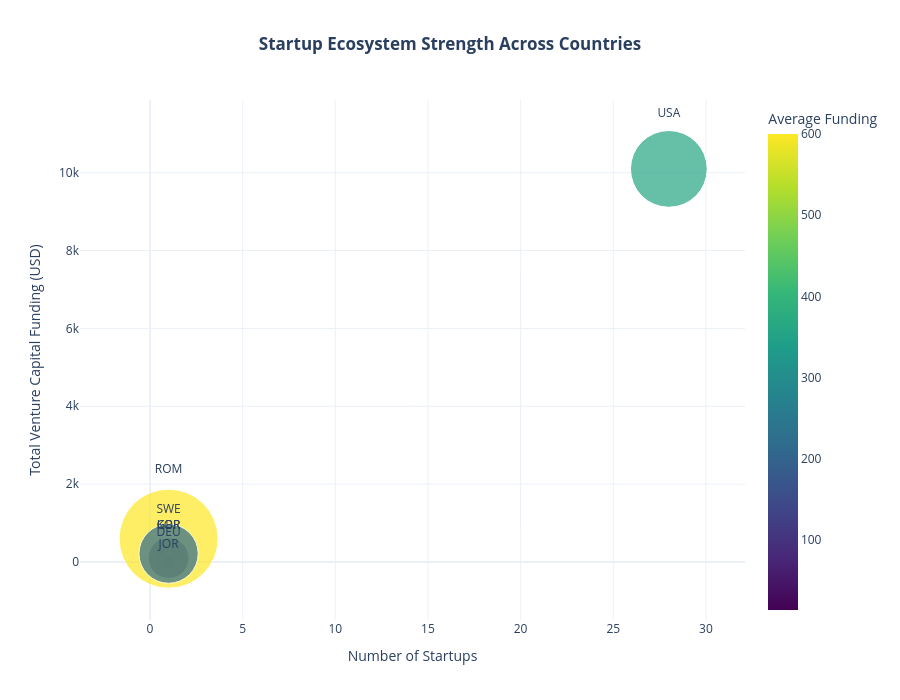

Notebook code cell kept with this figure:
### Code cell
import plotly.express as px

fig = px.scatter(
    country_analysis,
    x="Startup_Count",
    y="Total_Funding",
    size="Average_Funding",
    color="Average_Funding",
    hover_name="country_code",
    text="country_code",
    size_max=70,
    color_continuous_scale="Viridis",
    title="<b>Startup Ecosystem Strength Across Countries</b>"
)

fig.update_traces(textposition="top center")

fig.update_layout(
    template="plotly_white",
    title_x=0.5,
    height=700,
    xaxis_title="Number of Startups",
    yaxis_title="Total Venture Capital Funding (USD)",
    coloraxis_colorbar_title="Average Funding"
)

fig.show()

### Figure 1 — Plotly figure (JSON) as saved in the notebook; plotly's stock layout.template omitted (floating-point values rounded to 4 significant figures)
{"data": [{"hovertemplate": "<b>%{hovertext}</b><br><br>Startup_Count=%{x}<br>Total_Funding=%{y}<br>Average_Funding=%{marker.color}<br>country_code=%{text}<extra></extra>", "hovertext": ["USA", "DEU", "GBR", "JOR", "KOR", "ROM", "SWE"], "legendgroup": "", "marker": {"color": [360.6, 60.0, 100.0, 14.0, 102.0, 600.0, 215.0], "coloraxis": "coloraxis", "size": [360.6, 60.0, 100.0, 14.0, 102.0, 600.0, 215.0], "sizemode": "area", "sizeref": 0.1224, "symbol": "circle"}, "mode": "markers+text", "name": "", "orientation": "v", "showlegend": false, "text": ["USA", "DEU", "GBR", "JOR", "KOR", "ROM", "SWE"], "textposition": "top center", "type": "scatter", "x": [28, 1, 1, 1, 1, 1, 1], "xaxis": "x", "y": [10100.0, 60.0, 100.0, 14.0, 102.0, 600.0, 215.0], "yaxis": "y"}], "layout": {"coloraxis": {"colorbar": {"title": {"text": "Average Funding"}}, "colorscale": [[0, "#440154"], [0.1111, "#482878"], [0.2222, "#3e4989"], [0.3333, "#31688e"], [0.4444, "#26828e"], [0.5556, "#1f9e89"], [0.6667, "#35b779"], [0.7778, "#6ece58"], [0.8889, "#b5de2b"], [1, "#fde725"]]}, "height": 700, "legend": {"itemsizing": "constant", "tracegroupgap": 0}, "title": {"text": "<b>Startup Ecosystem Strength Across Countries</b>", "x": 0.5}, "xaxis": {"anchor": "y", "domain": [0, 1], "title": {"text": "Number of Startups"}}, "yaxis": {"anchor": "x", "domain": [0, 1], "title": {"text": "Total Venture Capital Funding (USD)"}}}}
